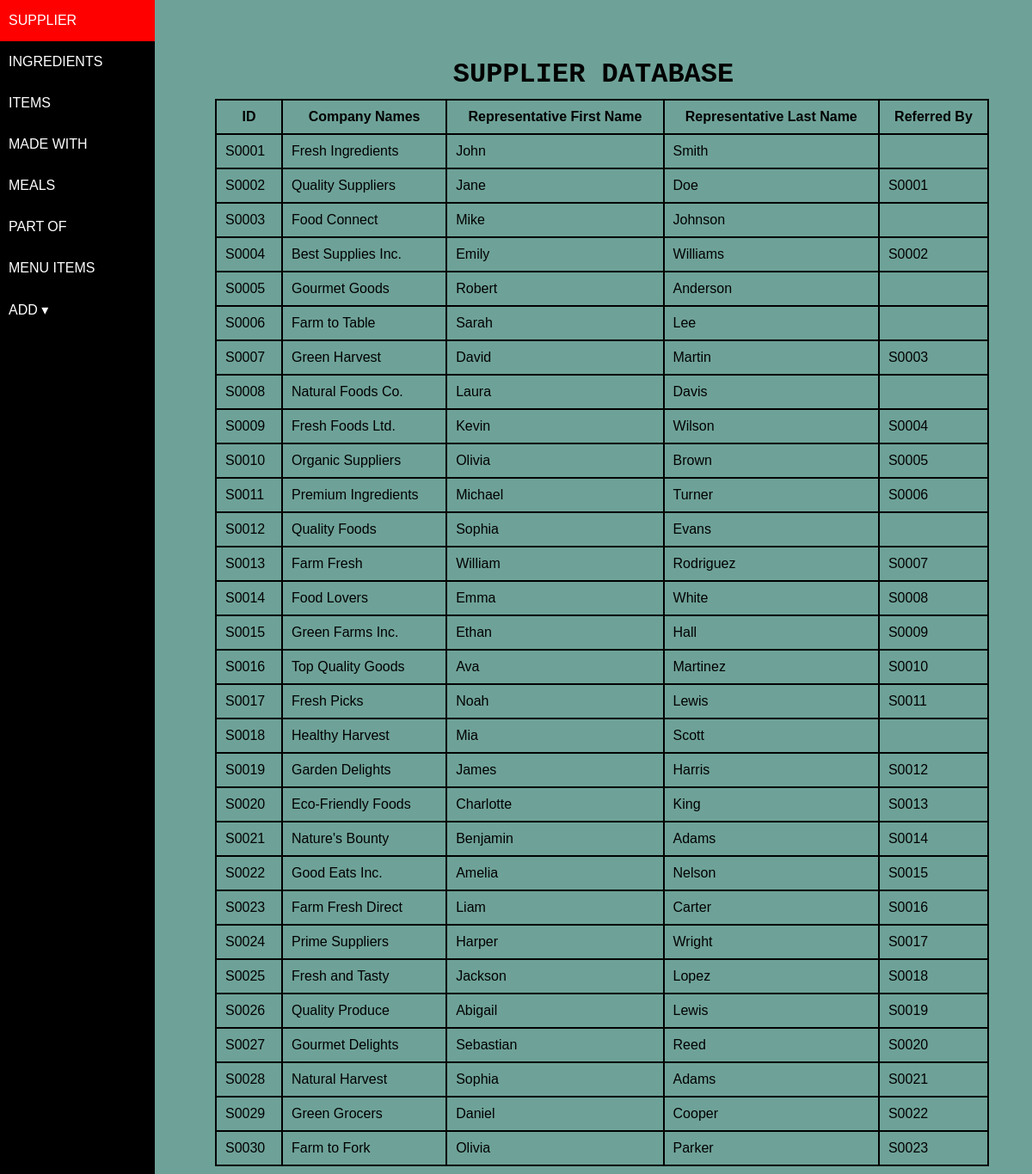
The page / on the database its author committed.
### tables this page shows
CREATE TABLE `suppliers` (
  `supplierid` char(5) NOT NULL,
  `company_name` varchar(30) NOT NULL,
  `rep_fname` varchar(20) NOT NULL,
  `rep_lname` varchar(20) NOT NULL,
  `referred_by (FK)` char(5) DEFAULT NULL
);

### index.php (the view, shortened to what this page needs)
<?php
$activePage = 'supplierstbl';
include 'connection.php';
include 'navbar.php';
?>
<!DOCTYPE html>
<html lang="en">
<head>
    <link rel="stylesheet" href="tbl/css/table.css">
    <link rel="stylesheet" href="navbar.css">
</head>
<body>
    <div class="table">
    <h1>SUPPLIER DATABASE</h1>
    <table>
        <thead>
            <tr>
                <th>ID</th>
                <th>Company Names</th>
                <th>Representative First Name</th>
                <th>Representative Last Name</th>
                <th>Referred By</th>
            </tr>
        </thead>
        <tbody id="table-data">
                        <?php
                        $sql1 = mysqli_query($conn, "SELECT * FROM suppliers");
                        while ($row = $sql1->fetch_assoc()) {
                            echo '
                                <tr>
                                    <td>' . $row['supplierid'] . '</td>
                                    <td>' . $row['company_name'] . '</td>
                                    <td>' . $row['rep_fname'] . '</td>
                                    <td>' . $row['rep_lname'] . '</td>
                                    <td>' . $row['referred_by (FK)'] . '</td>
                                </tr>';
                        }
                        ?>
                    </tbody>
    </table>
    </div>
</body>
</html>

### navbar.php (shortened to what this page needs)
<!DOCTYPE html>
<html lang="en">
<head>
    <link rel="stylesheet" href="css/navbar.css">
    <link rel="stylesheet" href="https://cdnjs.cloudflare.com/ajax/libs/font-awesome/4.7.0/css/font-awesome.min.css">
</head>
<body>
    <header>
        <nav>
            <ul class="menu">
            <li class="<?php if ($activePage == 'supplierstbl') echo 'active'; ?>"><a href="index.php">SUPPLIER</a></li>
            <li class="<?php if ($activePage == 'ingredienttbl') echo 'active'; ?>"><a href="db_ingredients.php">INGREDIENTS</a></li>
            <li class="<?php if ($activePage == 'itemtbl') echo 'active'; ?>"><a href="db_items.php">ITEMS</a></li>
            <li class="<?php if ($activePage == 'madewithtbl') echo 'active'; ?>"><a href="db_madewith.php">MADE WITH</a></li>
            <li class="<?php if ($activePage == 'mealstbl') echo 'active'; ?>"><a href="db_meals.php">MEALS</a></li>
            <li class="<?php if ($activePage == 'partoftbl') echo 'active'; ?>"><a href="db_partof.php">PART OF</a></li>
            <li class="<?php if ($activePage == 'menuitemstbl') echo 'active'; ?>"><a href="db_menuitems.php">MENU ITEMS</a></li>
            <li class="sub"><a href="#" id="insert-dropdown">ADD &#9662;</a>
            </li>
        </ul>
        </nav>
    </header>
</body>
</html>

### navbar.css (style rules this page uses)
* { padding: 0; margin: 0; font-family: Arial, Helvetica, sans-serif; }
nav { background: #000; width: 15%; height: 100%; position: fixed; }
ul.menu li { list-style: none; }
ul.menu li a { display: block; color: white; padding: 15px 10px; text-decoration: none; }
ul.menu li.active { background-color: red; }

### tbl/css/table.css (style rules this page uses)
body { background-color: #257464a9; }
.table { position: absolute; top: 5%; left: 20%; width: 75%; }
h1 { text-align: center; }
table, th, td { margin: 10px; border: 2px solid black; }
th, td { padding: 10px; }
table { border-collapse: collapse; width: 100%; }
h1 { font-family: 'Courier New', Courier, monospace; }

### rows shown on the page
suppliers: supplierid "S0001", company_name "Fresh Ingredients", rep_fname "John", rep_lname "Smith"
suppliers: supplierid "S0002", company_name "Quality Suppliers", rep_fname "Jane", rep_lname "Doe", value "S0001"
suppliers: supplierid "S0003", company_name "Food Connect", rep_fname "Mike", rep_lname "Johnson"
suppliers: supplierid "S0004", company_name "Best Supplies Inc.", rep_fname "Emily", rep_lname "Williams", value "S0002"
suppliers: supplierid "S0005", company_name "Gourmet Goods", rep_fname "Robert", rep_lname "Anderson"
suppliers: supplierid "S0006", company_name "Farm to Table", rep_fname "Sarah", rep_lname "Lee"
suppliers: supplierid "S0007", company_name "Green Harvest", rep_fname "David", rep_lname "Martin", value "S0003"
suppliers: supplierid "S0008", company_name "Natural Foods Co.", rep_fname "Laura", rep_lname "Davis"
suppliers: supplierid "S0009", company_name "Fresh Foods Ltd.", rep_fname "Kevin", rep_lname "Wilson", value "S0004"
suppliers: supplierid "S0010", company_name "Organic Suppliers", rep_fname "Olivia", rep_lname "Brown", value "S0005"
suppliers: supplierid "S0011", company_name "Premium Ingredients", rep_fname "Michael", rep_lname "Turner", value "S0006"
suppliers: supplierid "S0012", company_name "Quality Foods", rep_fname "Sophia", rep_lname "Evans"
suppliers: supplierid "S0013", company_name "Farm Fresh", rep_fname "William", rep_lname "Rodriguez", value "S0007"
suppliers: supplierid "S0014", company_name "Food Lovers", rep_fname "Emma", rep_lname "White", value "S0008"
suppliers: supplierid "S0015", company_name "Green Farms Inc.", rep_fname "Ethan", rep_lname "Hall", value "S0009"
suppliers: supplierid "S0016", company_name "Top Quality Goods", rep_fname "Ava", rep_lname "Martinez", value "S0010"
suppliers: supplierid "S0017", company_name "Fresh Picks", rep_fname "Noah", rep_lname "Lewis", value "S0011"
suppliers: supplierid "S0018", company_name "Healthy Harvest", rep_fname "Mia", rep_lname "Scott"
suppliers: supplierid "S0019", company_name "Garden Delights", rep_fname "James", rep_lname "Harris", value "S0012"
suppliers: supplierid "S0020", company_name "Eco-Friendly Foods", rep_fname "Charlotte", rep_lname "King", value "S0013"
suppliers: supplierid "S0021", company_name "Nature's Bounty", rep_fname "Benjamin", rep_lname "Adams", value "S0014"
suppliers: supplierid "S0022", company_name "Good Eats Inc.", rep_fname "Amelia", rep_lname "Nelson", value "S0015"
suppliers: supplierid "S0023", company_name "Farm Fresh Direct", rep_fname "Liam", rep_lname "Carter", value "S0016"
suppliers: supplierid "S0024", company_name "Prime Suppliers", rep_fname "Harper", rep_lname "Wright", value "S0017"
suppliers: supplierid "S0025", company_name "Fresh and Tasty", rep_fname "Jackson", rep_lname "Lopez", value "S0018"
suppliers: supplierid "S0026", company_name "Quality Produce", rep_fname "Abigail", rep_lname "Lewis", value "S0019"
suppliers: supplierid "S0027", company_name "Gourmet Delights", rep_fname "Sebastian", rep_lname "Reed", value "S0020"
suppliers: supplierid "S0028", company_name "Natural Harvest", rep_fname "Sophia", rep_lname "Adams", value "S0021"
suppliers: supplierid "S0029", company_name "Green Grocers", rep_fname "Daniel", rep_lname "Cooper", value "S0022"
suppliers: supplierid "S0030", company_name "Farm to Fork", rep_fname "Olivia", rep_lname "Parker", value "S0023"
